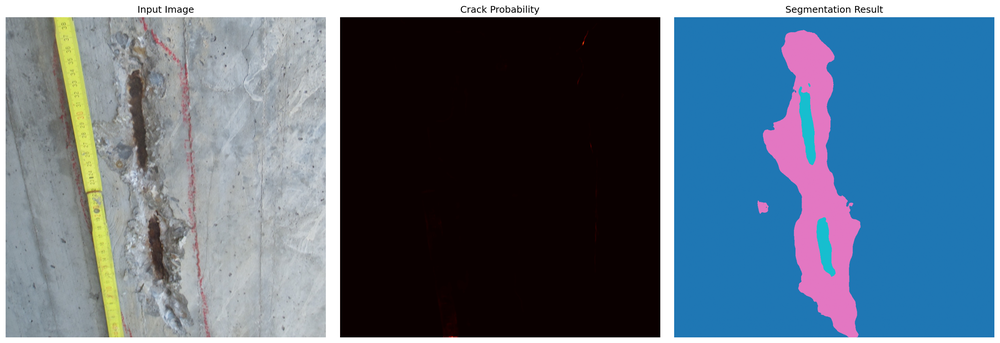
#> input picture segmentation_result.png, 1000 x 343 px, shrunk from 2670 x 916 before the run; its folder holds only this picture in this run
$ python image_quality_filter.py . out   (older library calls are emulated)
#> lines starting #> are read from the running program, lines starting #| are printed output that depends on the picture
"""
图像质量过滤模块
用于检测和过滤运动模糊、失焦等低质量图像
"""

import cv2
import numpy as np
from pathlib import Path
from PIL import Image
import matplotlib.pyplot as plt
from tqdm import tqdm


def detect_blur_laplacian(image_path, threshold=100.0):
    """
    使用拉普拉斯算子方差检测图像模糊程度

    原理: 模糊图像的拉普拉斯响应较低(边缘不明显)
    清晰图像有较多高频成分，拉普拉斯方差较大

    Args:
        image_path: 图像路径
        threshold: 模糊阈值，低于此值认为是模糊图像
                  默认100，可根据实际情况调整

    Returns:
        variance: 拉普拉斯方差值
        is_blurry: 是否为模糊图像
        score: 清晰度评分(0-1)
    """
#> called with threshold = 100
    # 读取图像
    image = cv2.imread(str(image_path))
#> image is the input picture: shape (343, 1000, 3); mean B, G, R 127.4, 109.8, 91.9
    if image is None:
        return 0, True, 0.0

    # 转换为灰度图
    gray = cv2.cvtColor(image, cv2.COLOR_BGR2GRAY)
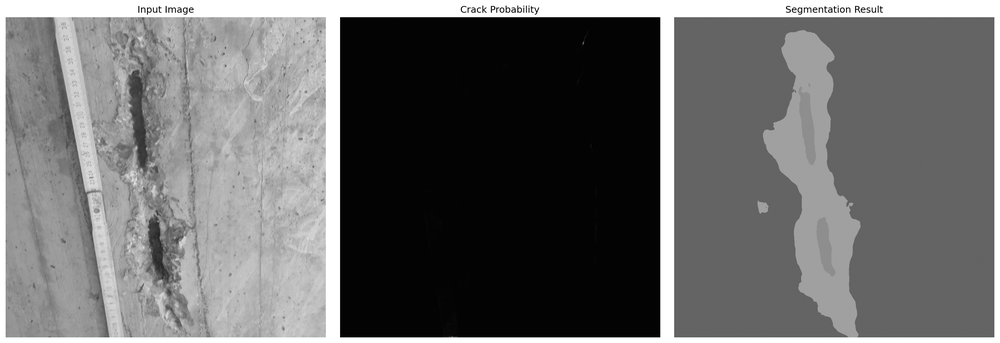
#> gray: shape (343, 1000); min 0, max 255, mean 106.6

    # 计算拉普拉斯算子
    laplacian = cv2.Laplacian(gray, cv2.CV_64F)
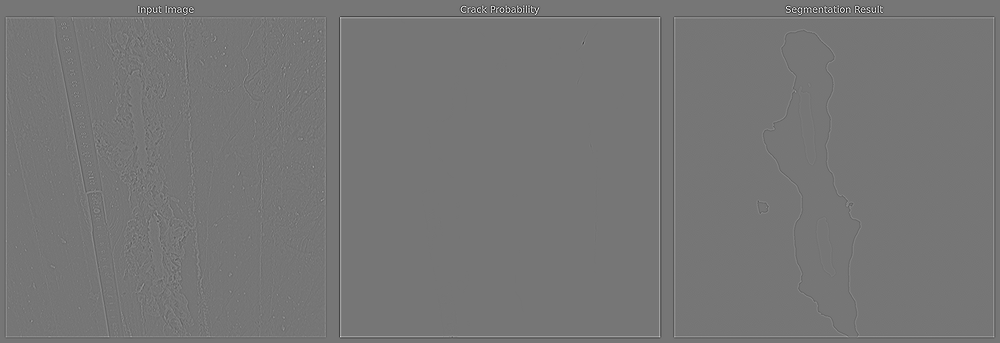
#> laplacian: shape (343, 1000) float64; min -497, max 573, mean 0; drawn with min black and max white

    # 计算方差(标准差的平方)
    variance = laplacian.var()
#> variance = 729.9

    # 判断是否模糊
    is_blurry = variance < threshold
#> is_blurry = False

    # 归一化评分(假设阈值对应0.5分)
    score = min(variance / (threshold * 2), 1.0)
#> score = 1

    return variance, is_blurry, score


# [135 lines left out: functions detect_blur_sobel, detect_blur_fft, evaluate_image_quality, not called in this run]


def filter_blurry_images(images_dir, output_dir=None,
                         blur_threshold=100.0,
                         method='laplacian',
                         visualize=False):
    """
    批量过滤模糊图像

    Args:
        images_dir: 图像目录
        output_dir: 输出目录(可选)，用于保存可视化结果
        blur_threshold: 模糊阈值
        method: 检测方法 'laplacian'|'sobel'|'fft'|'combined'
        visualize: 是否生成可视化对比图

    Returns:
        dict: 包含清晰图像列表和模糊图像列表
    """
    images_dir = Path(images_dir)
    image_files = sorted(images_dir.glob('*.jpg')) + sorted(images_dir.glob('*.png'))

    if len(image_files) == 0:
        print(f"在 {images_dir} 中未找到图像")
        return {'sharp': [], 'blurry': []}

    print(f"\n开始质量检测，共 {len(image_files)} 张图像...")
    print(f"检测方法: {method}, 阈值: {blur_threshold}")

    sharp_images = []
    blurry_images = []
    quality_scores = []

    # 创建输出目录
    if output_dir:
        output_dir = Path(output_dir)
        sharp_dir = output_dir / 'sharp'
        blurry_dir = output_dir / 'blurry'
        sharp_dir.mkdir(parents=True, exist_ok=True)
        blurry_dir.mkdir(parents=True, exist_ok=True)

    for img_path in tqdm(image_files, desc="检测图像质量"):
        # 检测模糊
        if method == 'combined':
            quality = evaluate_image_quality(img_path)
            score = quality['overall_score']
            is_blurry = quality['is_blurry']
            metric_value = score
        elif method == 'laplacian':
            var, is_blurry, score = detect_blur_laplacian(img_path, blur_threshold)
#> var = 729.9; is_blurry = False; score = 1
            metric_value = var
#> metric_value = 729.9
        elif method == 'sobel':
            mag, is_blurry, score = detect_blur_sobel(img_path, blur_threshold)
            metric_value = mag
        elif method == 'fft':
            ratio, is_blurry, score = detect_blur_fft(img_path, blur_threshold)
            metric_value = ratio
        else:
            raise ValueError(f"未知方法: {method}")

        quality_scores.append({
            'image': img_path.name,
            'score': score,
            'metric': metric_value,
            'is_blurry': is_blurry
        })

        if is_blurry:
            blurry_images.append(img_path)
            if output_dir:
                import shutil
                shutil.copy2(img_path, blurry_dir / img_path.name)
        else:
            sharp_images.append(img_path)
            if output_dir:
                import shutil
                shutil.copy2(img_path, sharp_dir / img_path.name)

    # 打印统计
    print(f"\n{'='*60}")
    print("图像质量检测完成")
    print(f"{'='*60}")
    print(f"总图像数: {len(image_files)}")
    print(f"清晰图像: {len(sharp_images)} ({len(sharp_images)/len(image_files)*100:.1f}%)")
    print(f"模糊图像: {len(blurry_images)} ({len(blurry_images)/len(image_files)*100:.1f}%)")

    if blurry_images:
        print(f"\n模糊图像列表:")
        for item in quality_scores:
            if item['is_blurry']:
                print(f"  ❌ {item['image']}: 评分={item['score']:.3f}, 指标={item['metric']:.2f}")

    print(f"\n清晰图像列表(前10):")
    sharp_items = [item for item in quality_scores if not item['is_blurry']]
#> sharp_items = 1 item
    for item in sharp_items[:10]:
        print(f"  ✅ {item['image']}: 评分={item['score']:.3f}")
#> this loop made 1 pass
#|   ✅ segmentation_result.png: 评分=1.000

    # 生成可视化
    if visualize and len(quality_scores) > 0:
        _visualize_quality_scores(quality_scores, output_dir)

    if output_dir:
        print(f"\n分类结果已保存到:")
        print(f"  清晰图像: {sharp_dir}")
        print(f"  模糊图像: {blurry_dir}")

    return {
        'sharp': sharp_images,
        'blurry': blurry_images,
        'scores': quality_scores
    }


def _visualize_quality_scores(scores, output_dir):
    """可视化质量评分分布"""
    if output_dir is None:
        return

    fig, axes = plt.subplots(1, 2, figsize=(14, 5))

    # 评分分布直方图
    all_scores = [s['score'] for s in scores]
#> all_scores = [1]
    axes[0].hist(all_scores, bins=20, color='steelblue', edgecolor='black')
    axes[0].axvline(x=0.5, color='red', linestyle='--', label='阈值=0.5')
    axes[0].set_xlabel('Quality Score')
    axes[0].set_ylabel('Count')
    axes[0].set_title('Image Quality Distribution')
    axes[0].legend()

    # 评分排序图
    sorted_scores = sorted(scores, key=lambda x: x['score'])
#> sorted_scores = 1 item
    names = [s['image'][:15] for s in sorted_scores]
#> names = ['segmentation_re']
    values = [s['score'] for s in sorted_scores]
#> values = [1]
    colors = ['red' if s['is_blurry'] else 'green' for s in sorted_scores]
#> colors = ['green']

    axes[1].barh(range(len(names)), values, color=colors, alpha=0.7)
    axes[1].axvline(x=0.5, color='black', linestyle='--', linewidth=2)
    axes[1].set_yticks(range(len(names)))
    axes[1].set_yticklabels(names, fontsize=8)
    axes[1].set_xlabel('Quality Score')
    axes[1].set_title('Image Quality Ranking')
    axes[1].invert_yaxis()

    plt.tight_layout()
    plt.savefig(output_dir / 'quality_analysis.png', dpi=150, bbox_inches='tight')
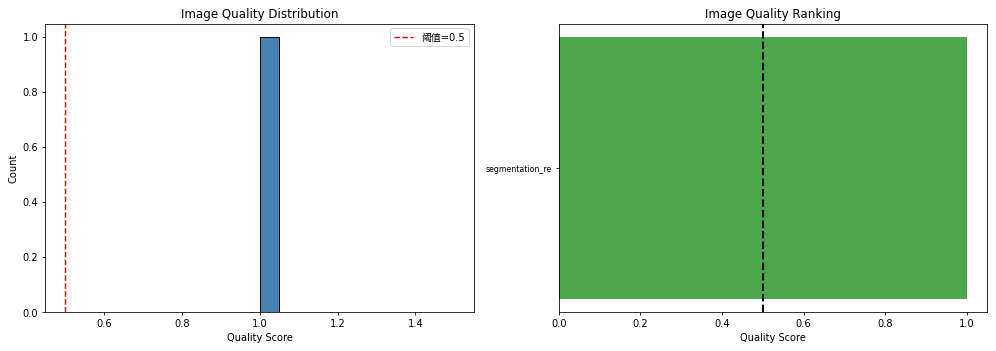
#> figure drawn by matplotlib, 2 panels; panel 1: tallest bar 1 high, from x = 1 to 1.05
    print(f"\n质量分析图已保存: {output_dir / 'quality_analysis.png'}")
    plt.close()


if __name__ == "__main__":
    # 测试示例
    import sys

    if len(sys.argv) < 2:
        print("用法: python image_quality_filter.py <图像目录> [输出目录]")
        print("示例: python image_quality_filter.py ./images ./output")
        sys.exit(1)

    images_dir = sys.argv[1]
    output_dir = sys.argv[2] if len(sys.argv) > 2 else None

    # 运行质量检测
    results = filter_blurry_images(
        images_dir=images_dir,
        output_dir=output_dir,
        blur_threshold=100.0,
        method='laplacian',
        visualize=True
    )
#> results = 3 items

    print(f"\n{'='*60}")
    print("处理完成!")
    print(f"{'='*60}")
